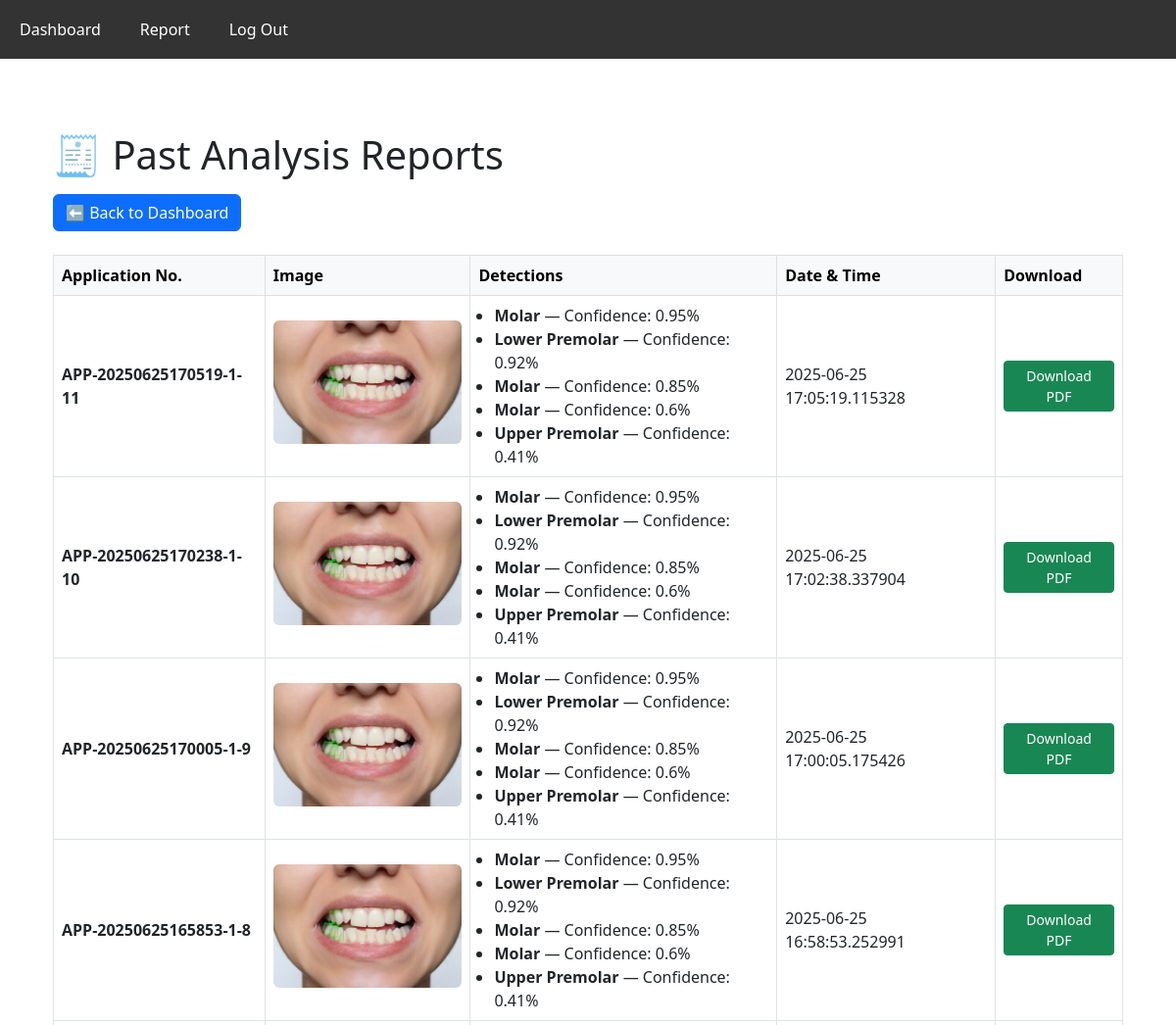
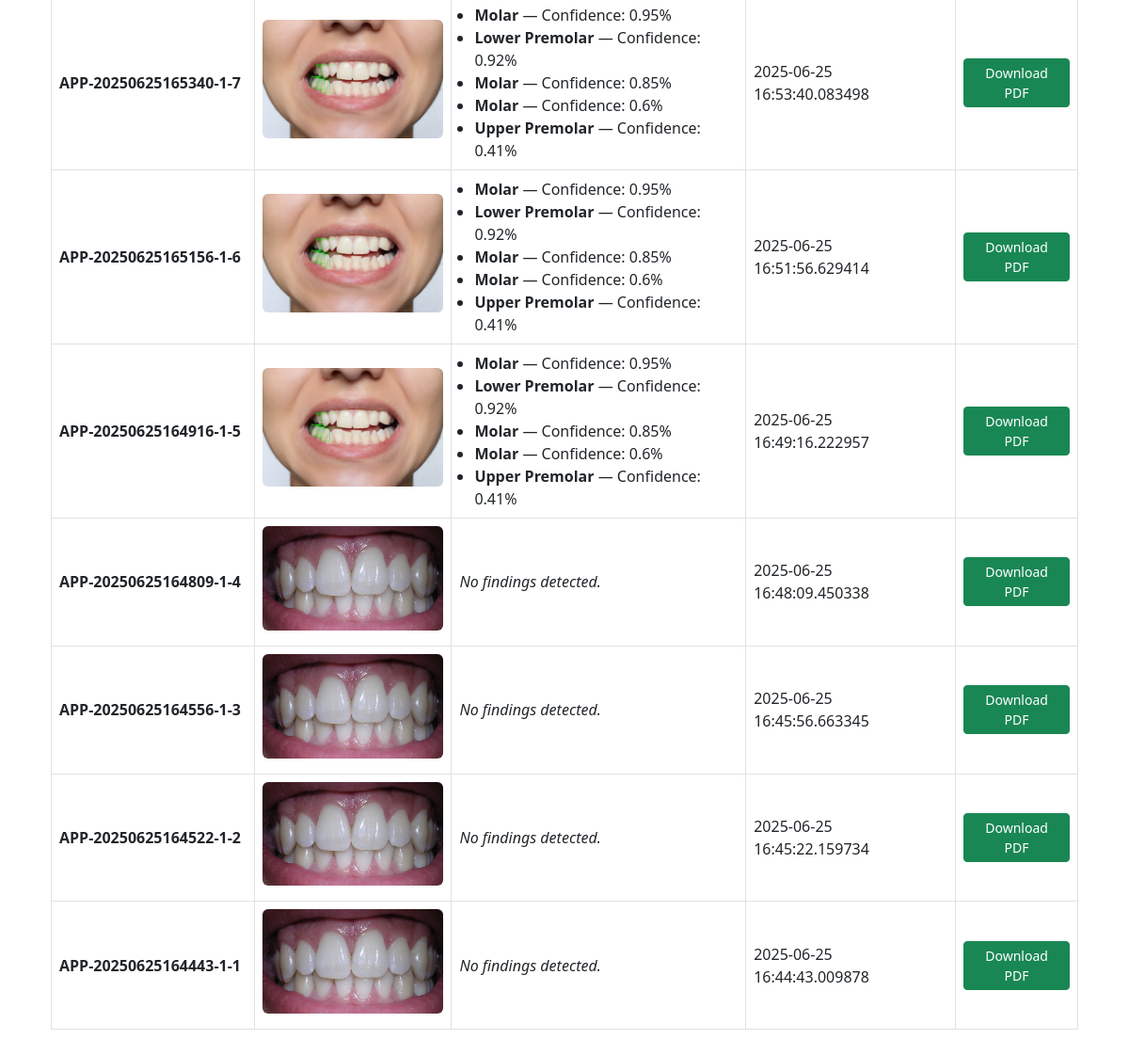
The app's page /reports (signed in) with its own data (2 pictures, top to bottom).
### tables this page shows
CREATE TABLE reports (
    id INTEGER PRIMARY KEY AUTOINCREMENT,
    user_id INTEGER NOT NULL,
    application_number TEXT NOT NULL,
    image_path TEXT NOT NULL,
    detection_result TEXT,
    created_at TIMESTAMP DEFAULT CURRENT_TIMESTAMP,
    FOREIGN KEY (user_id) REFERENCES users(id)
);

### app.py (the view)
@app.route('/reports')
def reports():
    if 'user_id' not in session:
        return redirect(url_for('login'))
    conn = get_db_connection()
    report_data = conn.execute(
        "SELECT id, application_number, image_path, detection_result, created_at FROM reports WHERE user_id = ? ORDER BY created_at DESC",
        (session['user_id'],)
    ).fetchall()
    conn.close()
    parsed_reports = []
    for report in report_data:
        r = dict(report)
        try:
            r['parsed_detections'] = ast.literal_eval(r['detection_result']) if r['detection_result'] else []
        except Exception:
            r['parsed_detections'] = []
        parsed_reports.append(r)
    return render_template('reports.html', reports=parsed_reports)

### app.py (called while the page is built)
def get_db_connection():
    conn = sqlite3.connect(DATABASE)
    conn.row_factory = sqlite3.Row
    return conn

### templates/reports.html (shortened to what this page needs)
{% extends "base.html" %}
{% block content %}
<link href="https://cdn.jsdelivr.net/npm/bootstrap@5.3.0/dist/css/bootstrap.min.css" rel="stylesheet">
<div class="container my-4">
  <h1 class="mb-3">🧾 Past Analysis Reports</h1>
  <a href="{{ url_for('dashboard') }}" class="btn btn-primary mb-4">⬅ Back to Dashboard</a>
  {% if reports %}
  <div class="table-responsive">
    <table class="table table-bordered align-middle">
      <thead class="table-light">
        <tr>
          <th>Application No.</th>
          <th>Image</th>
          <th>Detections</th>
          <th>Date & Time</th>
          <th>Download</th>
        </tr>
      </thead>
      <tbody>
        {% for report in reports %}
        <tr id="report-{{ report['id'] }}">
          <td><strong>{{ report['application_number'] }}</strong></td>
          <td>
            <img src="/{{ report['image_path'] }}" alt="Report Image" class="img-fluid rounded mb-2" width="200">
          </td>
          <td>
            <div id="text-{{ report['id'] }}">
              {% if report.parsed_detections %}
              <ul class="mb-0 ps-3">
                {% for item in report.parsed_detections %}
                <li><strong>{{ item.label }}</strong> — Confidence: {{ item.confidence }}%</li>
                {% endfor %}
              </ul>
              {% else %}
              <em>No findings detected.</em>
              {% endif %}
            </div>
          </td>
          <td>{{ report['created_at'] }}</td>
          <td>
            <button onclick="downloadPDF({{ report['id'] }})" class="btn btn-sm btn-success btn-download">
              Download PDF
            </button>
          </td>
        </tr>
        {% endfor %}
      </tbody>
    </table>
  </div>
  {% else %}
    <p>No reports found.</p>
  {% endif %}
</div>
{% endblock %}

### templates/base.html (shortened to what this page needs)
<!DOCTYPE html>
<html lang="en">
<head>
</head>
<body>
    <div id="navbar">
        <a href="/dashboard">Dashboard</a>
        <a href="/reports">Report</a>
        <a href="/logout">Log Out</a>
    </div>
    <div class="container">
        {% block content %}{% endblock %}
    </div>
</body>
</html>

### templates/base.html (style rules this page uses)
body { margin: 0; }
#navbar { position: fixed; top: 0; width: 100%; height: 60px; background-color: #333; z-index: 1000; }
#navbar a { float: left; padding: 18px 20px; color: white; text-decoration: none; }
.container { margin-top: 70px; padding: 20px; }

### records on screen
reports: application_number "APP-20250625170519-1-11", label "Molar" "Lower Premolar" "Molar" "Molar" "Upper Premolar", confidence "0.95" "0.92" "0.85" "0.6" "0.41", created_at "2025-06-25 17:05:19.115328"
reports: application_number "APP-20250625170238-1-10", label "Molar" "Lower Premolar" "Molar" "Molar" "Upper Premolar", confidence "0.95" "0.92" "0.85" "0.6" "0.41", created_at "2025-06-25 17:02:38.337904"
reports: application_number "APP-20250625170005-1-9", label "Molar" "Lower Premolar" "Molar" "Molar" "Upper Premolar", confidence "0.95" "0.92" "0.85" "0.6" "0.41", created_at "2025-06-25 17:00:05.175426"
reports: application_number "APP-20250625165853-1-8", label "Molar" "Lower Premolar" "Molar" "Molar" "Upper Premolar", confidence "0.95" "0.92" "0.85" "0.6" "0.41", created_at "2025-06-25 16:58:53.252991"
reports: application_number "APP-20250625165340-1-7", label "Molar" "Lower Premolar" "Molar" "Molar" "Upper Premolar", confidence "0.95" "0.92" "0.85" "0.6" "0.41", created_at "2025-06-25 16:53:40.083498"
reports: application_number "APP-20250625165156-1-6", label "Molar" "Lower Premolar" "Molar" "Molar" "Upper Premolar", confidence "0.95" "0.92" "0.85" "0.6" "0.41", created_at "2025-06-25 16:51:56.629414"
reports: application_number "APP-20250625164916-1-5", label "Molar" "Lower Premolar" "Molar" "Molar" "Upper Premolar", confidence "0.95" "0.92" "0.85" "0.6" "0.41", created_at "2025-06-25 16:49:16.222957"
reports: application_number "APP-20250625164809-1-4", shows "No findings detected.", created_at "2025-06-25 16:48:09.450338"
reports: application_number "APP-20250625164556-1-3", shows "No findings detected.", created_at "2025-06-25 16:45:56.663345"
reports: application_number "APP-20250625164522-1-2", shows "No findings detected.", created_at "2025-06-25 16:45:22.159734"
reports: application_number "APP-20250625164443-1-1", shows "No findings detected.", created_at "2025-06-25 16:44:43.009878"
